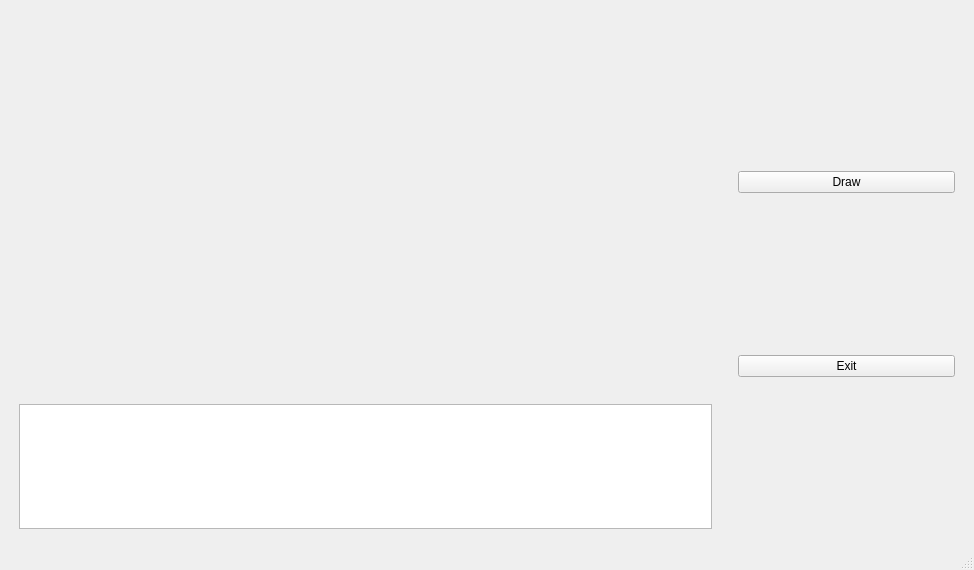
<?xml version="1.0" encoding="UTF-8"?>
<ui version="4.0">
 <class>MainWindow</class>
 <widget class="QMainWindow" name="MainWindow">
  <property name="geometry">
   <rect>
    <x>0</x>
    <y>0</y>
    <width>974</width>
    <height>570</height>
   </rect>
  </property>
  <property name="sizePolicy">
   <sizepolicy hsizetype="Fixed" vsizetype="Fixed">
    <horstretch>0</horstretch>
    <verstretch>0</verstretch>
   </sizepolicy>
  </property>
  <property name="windowTitle">
   <string>Layouts example</string>
  </property>
  <widget class="QWidget" name="centralwidget">
   <layout class="QGridLayout" name="gridLayout_2">
    <item row="0" column="0">
     <layout class="QHBoxLayout" name="horizontalLayout" stretch="3,1">
      <item>
       <layout class="QVBoxLayout" name="viewLayout" stretch="3,1">
        <property name="spacing">
         <number>10</number>
        </property>
        <property name="leftMargin">
         <number>10</number>
        </property>
        <property name="topMargin">
         <number>10</number>
        </property>
        <property name="rightMargin">
         <number>10</number>
        </property>
        <property name="bottomMargin">
         <number>10</number>
        </property>
        <item>
         <widget class="QLabel" name="mainLabel">
          <property name="text">
           <string/>
          </property>
         </widget>
        </item>
        <item>
         <widget class="QTextEdit" name="debugEdit"/>
        </item>
       </layout>
      </item>
      <item>
       <layout class="QVBoxLayout" name="buttonsLayout">
        <property name="spacing">
         <number>10</number>
        </property>
        <property name="leftMargin">
         <number>10</number>
        </property>
        <property name="topMargin">
         <number>10</number>
        </property>
        <property name="rightMargin">
         <number>10</number>
        </property>
        <property name="bottomMargin">
         <number>10</number>
        </property>
        <item>
         <widget class="QPushButton" name="drawButton">
          <property name="text">
           <string>Draw</string>
          </property>
         </widget>
        </item>
        <item>
         <widget class="QPushButton" name="exitButton">
          <property name="text">
           <string>Exit</string>
          </property>
         </widget>
        </item>
       </layout>
      </item>
     </layout>
    </item>
   </layout>
  </widget>
  <widget class="QMenuBar" name="menubar">
   <property name="geometry">
    <rect>
     <x>0</x>
     <y>0</y>
     <width>974</width>
     <height>26</height>
    </rect>
   </property>
  </widget>
  <widget class="QStatusBar" name="statusbar"/>
 </widget>
 <resources/>
 <connections/>
</ui>
